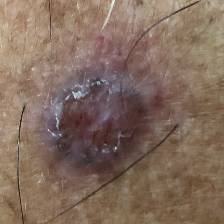
#> input picture data/imgs/resized_imgs/PAT_39_55_233.png, 224 x 224 px; its folder holds only this picture in this run
$ jupyter execute --allow-errors '01. Data_Augmentation.ipynb'
#> lines starting #> are read from the running program, lines starting #| are printed output that depends on the picture
[cell 1]
import numpy as np
import random
import os
import cv2

#> (a cell that did not finish here is left out)

[cell 3]
# Vertical Flip + Gaussian Noise + Color => Create new images

for img in os.listdir("../data/imgs/resized_imgs"):
  image_path = os.path.join("../data/imgs/resized_imgs", img)
  myImg = cv2.imread(image_path)
#> myImg is the input picture: shape (224, 224, 3); mean B, G, R 93.4, 108.1, 131.3

  flipped = cv2.flip(myImg, 1)
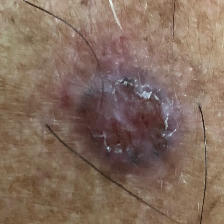
#> flipped: shape (224, 224, 3); mean B, G, R 93.4, 108.1, 131.3
  noise_image = np.clip(flipped + np.random.normal(0, 15, flipped.shape), 0, 255).astype(np.uint8)
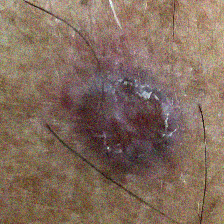
#> noise_image: shape (224, 224, 3); mean B, G, R 92.9, 107.8, 130.8
  changeColors = cv2.convertScaleAbs(noise_image, alpha = 1.2, beta = 30)
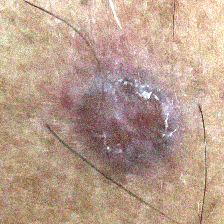
#> changeColors: shape (224, 224, 3); mean B, G, R 141.4, 159.2, 186.6
  resized = cv2.resize(changeColors, (224, 224), interpolation = cv2.INTER_LINEAR)

  cv2.imwrite(f"../data/imgs/flip_noise_color_imgs/{img}", resized)

[cell 4]
# Horizontal Flip + Gaussian Blur => Create new images

for img in os.listdir("../data/imgs/resized_imgs"):
  image_path = os.path.join("../data/imgs/resized_imgs", img)
  myImg = cv2.imread(image_path)

  flipped = cv2.flip(myImg, 0)
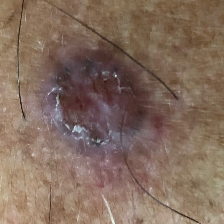
#> flipped: shape (224, 224, 3); mean B, G, R 93.4, 108.1, 131.3
  blurred = cv2.GaussianBlur(flipped, (5, 5), 0)
  resized = cv2.resize(blurred, (224, 224), interpolation = cv2.INTER_LINEAR)

  cv2.imwrite(f"../data/imgs/flip_blur_imgs/{img}", resized)

[cell 5]
# Rotate + Zoom => Create new images

for img in os.listdir("../data/imgs/resized_imgs"):
  image_path = os.path.join("../data/imgs/resized_imgs", img)
  myImg = cv2.imread(image_path)

  angle = random.uniform(-15, 15)
  h, w = myImg.shape[:2]
#> h = 224; w = 224
  M = cv2.getRotationMatrix2D((w // 2, h // 2), angle, 1.0)
  rotated = cv2.warpAffine(myImg, M, (w, h), borderMode = cv2.BORDER_REFLECT101)
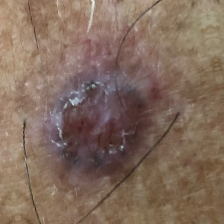
#> rotated: shape (224, 224, 3); mean B, G, R 93, 107.8, 131

  scale = random.uniform(0.8, 1.0)
  new_w, new_h = int(w * scale), int(h * scale)
#> new_w = 213; new_h = 213
  x1 = random.randint(0, w - new_h)
#> x1 = 6
  y1 = random.randint(0, h - new_h)
#> y1 = 0
  cropped = rotated[y1:y1+new_h, x1:x1+new_w]
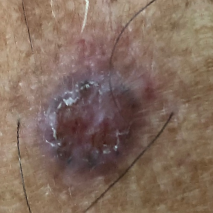
#> cropped: shape (213, 213, 3); mean B, G, R 93.2, 107, 130

  resized = cv2.resize(cropped, (224, 224), interpolation = cv2.INTER_LINEAR)

  cv2.imwrite(f"../data/imgs/rotate_zoom_imgs/{img}", resized)
